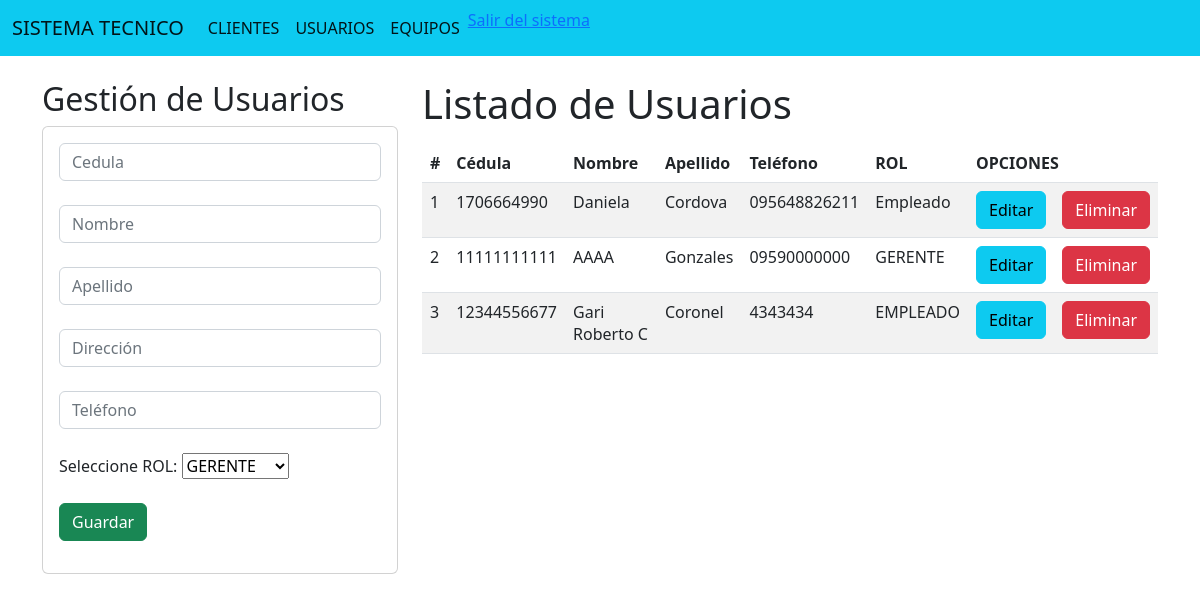
The app's page /usuario/ with its own data.
### Apps/Aplicaciones/models.py (models this page shows, shortened)
class Usuario(models.Model):
    cedula = models.CharField(max_length=11)
    nombre= models.CharField(max_length=50)
    apellido= models.CharField(max_length=50)
    direccion= models.CharField(max_length=50)
    telefono = models.CharField(max_length=50)
    rol =  models.CharField(max_length= 50)

### Apps/Aplicaciones/views.py (the view)
# urls.py: path('usuario/', usuario_template, name="usuario"),
def usuario_template(request):
    usuarioLista = Usuario.objects.all()
    return render(request, "usuario.html", {"usuario":usuarioLista})

### Apps/Aplicaciones/templates/usuario.html (shortened to what this page needs)
{% extends "./plantilla.html" %}
{% block body %}
<div class="row">
    <div class="col-sm-12 col-md-6 col-lg-4 col-xl-4">
        <br>
        <h2>Gestión de Usuarios</h2>
        <div class="card">
            <div class="card-body">
                <form action="/registrarUsuario/" method="POST">{% csrf_token %}
                    <div class="form-group">
                        <input type="text" id="txtCedula" name="txtCedula" class="form-control" placeholder="Cedula"
                            minlength="11" maxlength="11" required>
                    </div>
                    <br>
                    <div class="form-group">
                        <input type="text" id="txtNombre" name="txtNombre" class="form-control" placeholder="Nombre"
                            maxlength="50" required>
                    </div>
                    <br>
                    <div class="form-group">
                        <input type="text" id="txtApellido" name="txtApellido" class="form-control" placeholder="Apellido"
                            maxlength="50" required>
                    </div>
                    <br>
                    <div class="form-group">
                        <input type="text" id="txtDireccion" name="txtDireccion" class="form-control" placeholder="Dirección"
                            maxlength="50" required>
                    </div>
                    <br>
                    <div class="form-group">
                        <input type="text" id="txtTelefono" name="txtTelefono" class="form-control" placeholder="Teléfono"
                            maxlength="50" required>
                    </div>
                    <br>
                    <div class="form-group">
                        <label>Seleccione ROL: </label>
                        <select name="txtrol" id="txtrol">
                            <option>GERENTE</option>
                          </select>
                    </div>
                    <br>
                    <div class="form-group">
                        <button type="submit" class="btn btn-success btn-block text-white">Guardar</button>
                    </div>
                </form>
            </div>
        </div>
    </div>
    <div class="col-sm-12 col-md-6 col-lg-8 col-xl-8">
        <br>
        <h1>Listado de Usuarios</h1>
        <div class="table-responsive py-2">
            <table class="table table-striped">
                <thead>
                    <tr>
                        <th>#</th>
                        <th>Cédula</th>
                        <th>Nombre</th>
                        <th>Apellido</th>
                        <th>Teléfono</th>
                        <th>ROL</th>
                        <th colspan="2">OPCIONES</th>
                    </tr>
                </thead>
                <tbody>
                    {% for c in usuario %}
                    <tr>
                        <td>{{forloop.counter}}</td>
                        <td>{{c.cedula}}</td>
                        <td>{{c.nombre}}</td>
                        <td>{{c.apellido}}</td>
                        <td>{{c.telefono}}</td>
                        <td>{{c.rol}}</td>
                        <td><a href="edicionUsuario/{{c.cedula}}" class="btn btn-info">Editar</a></td>
                        <td><a href="eliminarUsuario/{{c.cedula}}" class="btn btn-danger btnEliminacion">Eliminar</a></td>
                    </tr>
                    {% endfor %}
                </tbody>
            </table>
        </div>
    </div>
</div>
{% endblock %}

### Apps/Aplicaciones/templates/plantilla.html (shortened to what this page needs)
<html lang="en">
<head>
    <link href="https://cdn.jsdelivr.net/npm/bootstrap@5.2.0-beta1/dist/css/bootstrap.min.css" rel="stylesheet">
</head>
<body>
    <nav class="navbar navbar-expand-lg navbar-light bg-info">
        <div class="container-fluid">
          <a class="navbar-brand" href="">SISTEMA TECNICO</a>
          <div class="collapse navbar-collapse" id="navbarSupportedContent">
            <ul class="navbar-nav me-auto mb-2 mb-lg-0">
              <li class="nav-item">
                <a class="nav-link active" aria-current="page" href="{% url 'cliente' %}">CLIENTES</a>
              </li>
              <li class="nav-item">
                <a class="nav-link active" aria-current="page" href="{% url 'usuario' %}">USUARIOS</a>
              </li>
              <li class="nav-item">
                <a class="nav-link active" aria-current="page" href="{% url 'equipo' %}">EQUIPOS</a>
              </li>
              <li class="nav-item">
                   <a href="{%url 'salir'%}">Salir del sistema</a>
              </li>
            </ul>
          </div>
        </div>
      </nav>
      <div class="container">
        {% block body %}
        {% endblock %}
      </div>
</body>
</html>

### records on screen
Usuario: cedula "1706664990", nombre "Daniela", apellido "Cordova", telefono "095648826211", rol "Empleado"
Usuario: cedula "11111111111", nombre "AAAA", apellido "Gonzales", telefono "09590000000", rol "GERENTE"
Usuario: cedula "12344556677", nombre "Gari Roberto C", apellido "Coronel", telefono "4343434", rol "EMPLEADO"
